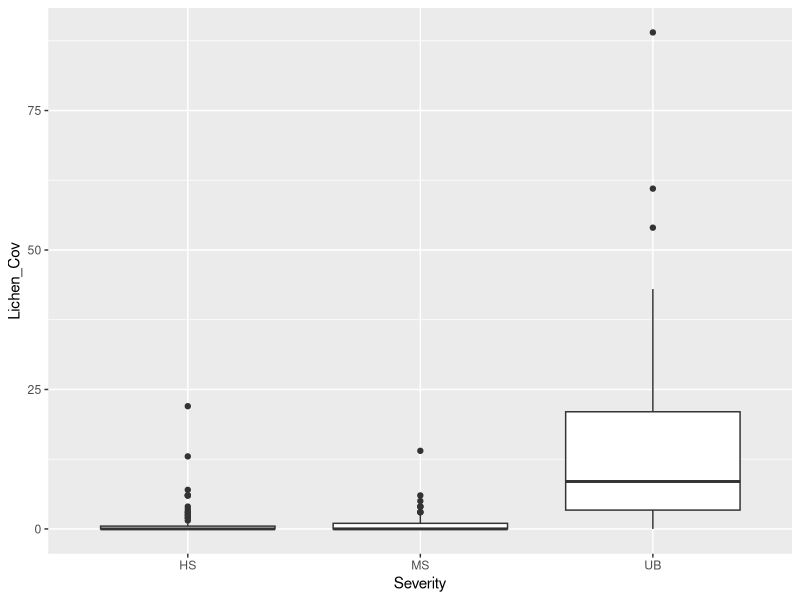
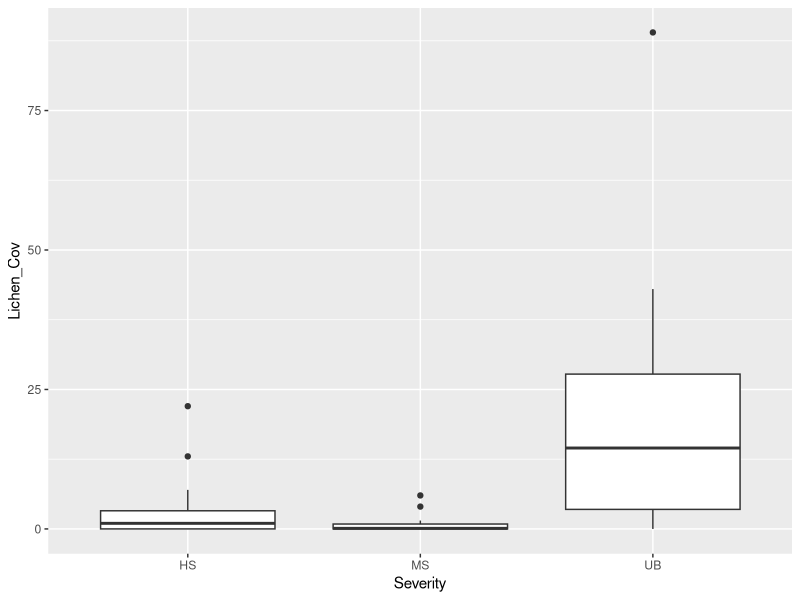
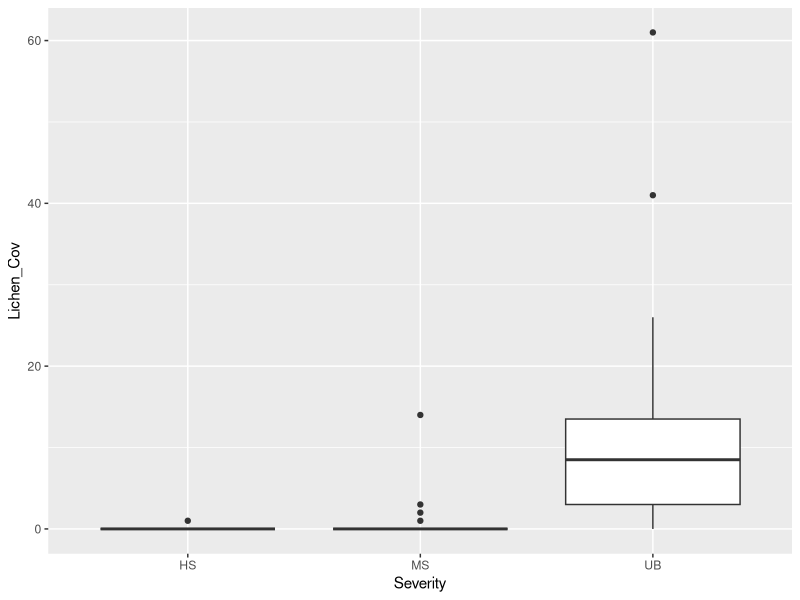
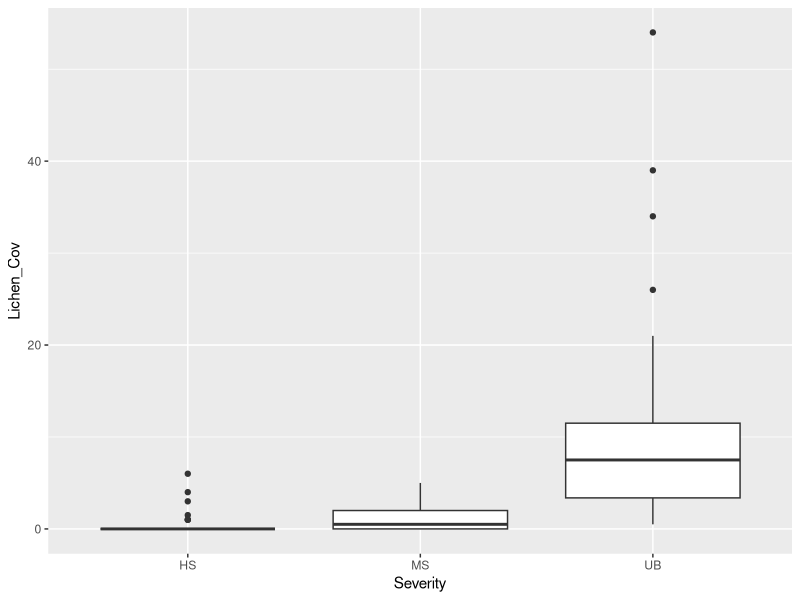

Reproduce these figures in R, in order.
library(dplyr)
library(ggplot2)

#load in lichen dataset

lichen<- read.csv("Lichen.csv")
lichen$Severity <- trimws(lichen$Severity) #one site had space after HS label

##PERCENT COVER  -- percent cover of caribou lichens in a 1x1m plot 
#______________________________________________________________________________#

#grouping lichen percent cover data by site and severity classes - using a grouped mean across entire site
#maybe not helpful - ignore
lichen.grouped<- lichen %>%
  group_by(Site, Severity) %>%
  summarise(Mean_Cov = mean(Lichen_Cov))

#subsetting lichen percent cover data by fire year 

LichenCov_80s<- lichen %>%
  filter(Site %in% c("87", "SL85"))

LichenCov_2012<- lichen %>%
  filter(Site %in% c("NL12", "TK12", "HL12"))

LichenCov_2023<-lichen %>%
  filter(Site %in% c("NL23", "VC23", "HL23"))


#trying plotting from raw dataset so as to not erase alllll variation lol

LichenCov_all<- ggplot(lichen, aes(x=Severity, y=Lichen_Cov))+geom_boxplot()
LichenCov_all 

LichenCov_Plot_80s<- ggplot(LichenCov_80s, aes(x=Severity, y=Lichen_Cov))+geom_boxplot()
LichenCov_Plot_80s

LichenCov_Plot_2012<- ggplot(LichenCov_2012, aes(x=Severity, y=Lichen_Cov))+geom_boxplot()
LichenCov_Plot_2012

LichenCov_Plot_2023<- ggplot(LichenCov_2023, aes(x=Severity, y=Lichen_Cov))+geom_boxplot()
LichenCov_Plot_2023

#VOLUME - incorporating height into the mix.... goal is to get total volume per plot
#______________________________________________________________________________#

lichen.grouped<- lichen %>%
  group_by(Site, Severity) %>%
  summarise(across(c(Lichen_H1, Lichen_H2, Lichen_H3), mean, na.rm=TRUE))
